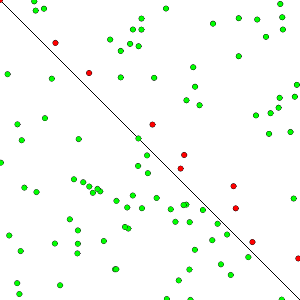
Frame 1 (no input)
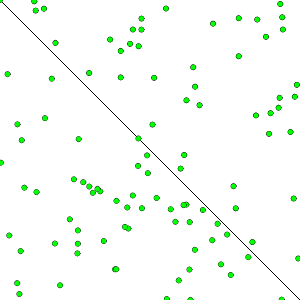
Frame 60 (no input)
Frame 120 (the mouse pressed at the canvas centre since frame 60): identical to frame 60, image omitted

The p5.js sketch that drew these frames (run headless with seeded random() and noise() and a simulated clock; from frame 60 on, the mouse is pressed at the canvas centre):

// p5.js sketch
// ── sketch.js
let perceptron;
let points;
function setup() {
	createCanvas(300, 300);
	perceptron = new Perceptron();
	points = Array.from({ length: 100 }, () => new Point());
	//push limit case 0,0 to test bios (top left corner point)
	points.push(new Point(0, 0));
}

function draw() {
	background(255);
	stroke(0);
	line(0, 0, width, height);
	points.forEach((p) => {
		p.show();
		noStroke();
		//display green point if guess of perceptron is right else red point
		if (perceptron.guess(p.coordinates) === p.target) {
			fill(0, 255, 0);
		} else {
			fill(255, 0, 0);
		}
		ellipse(p.x, p.y, 5);
	});

	//supervised training of perceptron
	points.forEach((p) => {
		perceptron.train(p.coordinates, p.target);
	});
}

// ── perceptron.js
//it classifies if a point is over or under the line which starts at top left corner and end at bottom right corner
//2 inputs + 1 bios -> 3 weights
const Perceptron = function () {
	//initialize weights randomly
	let weights = Array.from({ length: 3 }, () => random(-1, 1));

	// multiplier to reduce the weight adjustment in order to not overwhelm the target
	let learningRate = 0.1;

	// 1 if over the line, -1 if under the line
	const guess = (inputs) => {
		inputs = addBios(inputs);

		//1 -> weighted sum of inputs
		const sum = weights.reduce((acc, weight, index) => acc + inputs[index] * weight, 0);

		//2 -> activation function (in this case we use sign function)
		const output = sign(sum);

		return output;
	};

	//supervised training
	const train = (inputs, target) => {
		inputs = addBios(inputs);

		//take a guess
		let g = guess(inputs);

		//error is the difference between the guessed result and the actual right result
		error = target - g;

		//gradient descent
		weights = weights.map((weight, index) => weight + error * inputs[index] * learningRate);
	};

	//add a third input (called bios) which always is 1 to manage limit case P(0,0)
	const addBios = (inputs) => [...inputs, 1];

	//this is the activation function
	const sign = (n) => (n >= 0 ? 1 : -1);

	return { guess, train };
};

// ── training.js
const Point = function (x, y) {
	x = x ?? random(width);
	y = y ?? random(height);
	const target = x > y ? 1 : -1;

	const show = () => {
		stroke(0);
		target >= 0 ? fill(0) : fill(255);
		ellipse(x, y, 5);
	};

	return { x, y, target, show, coordinates: [x, y] };
};
